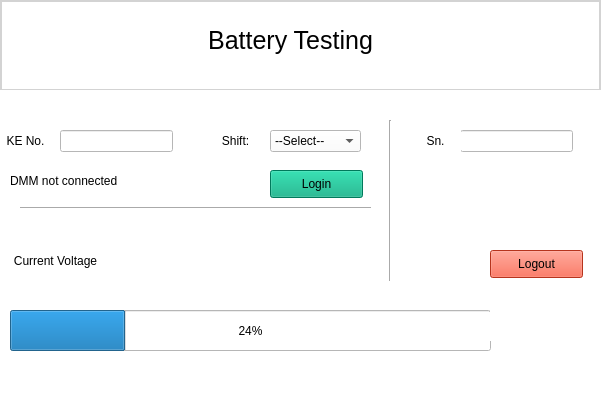
<?xml version="1.0" encoding="UTF-8"?>
<ui version="4.0">
 <class>MainWindow</class>
 <widget class="QMainWindow" name="MainWindow">
  <property name="geometry">
   <rect>
    <x>0</x>
    <y>0</y>
    <width>609</width>
    <height>399</height>
   </rect>
  </property>
  <property name="windowTitle">
   <string>MainWindow</string>
  </property>
  <property name="styleSheet">
   <string notr="true">background-color: white</string>
  </property>
  <widget class="QWidget" name="centralwidget">
   <widget class="QWidget" name="widget" native="true">
    <property name="geometry">
     <rect>
      <x>0</x>
      <y>0</y>
      <width>601</width>
      <height>91</height>
     </rect>
    </property>
    <property name="styleSheet">
     <string notr="true">border: 2px solid lightgrey</string>
    </property>
    <widget class="QLabel" name="label">
     <property name="geometry">
      <rect>
       <x>200</x>
       <y>20</y>
       <width>181</width>
       <height>41</height>
      </rect>
     </property>
     <property name="styleSheet">
      <string notr="true">color:black;
font: 25px;
border: none</string>
     </property>
     <property name="text">
      <string>Battery Testing</string>
     </property>
     <property name="alignment">
      <set>Qt::AlignCenter</set>
     </property>
    </widget>
    <widget class="QLabel" name="label_2">
     <property name="geometry">
      <rect>
       <x>10</x>
       <y>20</y>
       <width>51</width>
       <height>51</height>
      </rect>
     </property>
     <property name="styleSheet">
      <string notr="true">border: none;</string>
     </property>
     <property name="text">
      <string/>
     </property>
     <property name="textFormat">
      <enum>Qt::AutoText</enum>
     </property>
     <property name="pixmap">
      <pixmap>../activity_monitoring/static/kaertech_logo192.png</pixmap>
     </property>
     <property name="scaledContents">
      <bool>true</bool>
     </property>
    </widget>
   </widget>
   <widget class="QWidget" name="widget_2" native="true">
    <property name="geometry">
     <rect>
      <x>0</x>
      <y>90</y>
      <width>611</width>
      <height>271</height>
     </rect>
    </property>
    <widget class="QProgressBar" name="progressBar">
     <property name="geometry">
      <rect>
       <x>10</x>
       <y>220</y>
       <width>481</width>
       <height>41</height>
      </rect>
     </property>
     <property name="value">
      <number>24</number>
     </property>
    </widget>
    <widget class="QLabel" name="lightPassorFail">
     <property name="geometry">
      <rect>
       <x>490</x>
       <y>220</y>
       <width>91</width>
       <height>31</height>
      </rect>
     </property>
     <property name="text">
      <string/>
     </property>
     <property name="alignment">
      <set>Qt::AlignCenter</set>
     </property>
    </widget>
    <widget class="QLineEdit" name="serialnumber">
     <property name="geometry">
      <rect>
       <x>460</x>
       <y>40</y>
       <width>113</width>
       <height>22</height>
      </rect>
     </property>
    </widget>
    <widget class="QLabel" name="lightFail_2">
     <property name="geometry">
      <rect>
       <x>410</x>
       <y>40</y>
       <width>51</width>
       <height>21</height>
      </rect>
     </property>
     <property name="text">
      <string>Sn.</string>
     </property>
     <property name="alignment">
      <set>Qt::AlignCenter</set>
     </property>
    </widget>
    <widget class="QLabel" name="lightFail_3">
     <property name="geometry">
      <rect>
       <x>0</x>
       <y>40</y>
       <width>51</width>
       <height>21</height>
      </rect>
     </property>
     <property name="text">
      <string>KE No.</string>
     </property>
     <property name="alignment">
      <set>Qt::AlignCenter</set>
     </property>
    </widget>
    <widget class="QLineEdit" name="keno">
     <property name="geometry">
      <rect>
       <x>60</x>
       <y>40</y>
       <width>113</width>
       <height>22</height>
      </rect>
     </property>
    </widget>
    <widget class="QLabel" name="lightFail_4">
     <property name="geometry">
      <rect>
       <x>210</x>
       <y>40</y>
       <width>51</width>
       <height>21</height>
      </rect>
     </property>
     <property name="text">
      <string>Shift:</string>
     </property>
     <property name="alignment">
      <set>Qt::AlignCenter</set>
     </property>
    </widget>
    <widget class="QComboBox" name="shift">
     <property name="geometry">
      <rect>
       <x>270</x>
       <y>40</y>
       <width>91</width>
       <height>22</height>
      </rect>
     </property>
     <item>
      <property name="text">
       <string>--Select--</string>
      </property>
     </item>
     <item>
      <property name="text">
       <string>A</string>
      </property>
     </item>
     <item>
      <property name="text">
       <string>B</string>
      </property>
     </item>
    </widget>
    <widget class="QPushButton" name="loginbutton">
     <property name="geometry">
      <rect>
       <x>270</x>
       <y>80</y>
       <width>93</width>
       <height>28</height>
      </rect>
     </property>
     <property name="styleSheet">
      <string notr="true">background-color: rgb(0, 170, 127);</string>
     </property>
     <property name="text">
      <string>Login</string>
     </property>
    </widget>
    <widget class="Line" name="line">
     <property name="geometry">
      <rect>
       <x>380</x>
       <y>30</y>
       <width>20</width>
       <height>161</height>
      </rect>
     </property>
     <property name="orientation">
      <enum>Qt::Vertical</enum>
     </property>
    </widget>
    <widget class="Line" name="line_2">
     <property name="geometry">
      <rect>
       <x>20</x>
       <y>110</y>
       <width>351</width>
       <height>16</height>
      </rect>
     </property>
     <property name="orientation">
      <enum>Qt::Horizontal</enum>
     </property>
    </widget>
    <widget class="QLabel" name="voltagereader">
     <property name="geometry">
      <rect>
       <x>120</x>
       <y>150</y>
       <width>251</width>
       <height>41</height>
      </rect>
     </property>
     <property name="styleSheet">
      <string notr="true">font: 30px</string>
     </property>
     <property name="text">
      <string/>
     </property>
     <property name="alignment">
      <set>Qt::AlignCenter</set>
     </property>
    </widget>
    <widget class="QLabel" name="voltagereader_2">
     <property name="geometry">
      <rect>
       <x>0</x>
       <y>150</y>
       <width>111</width>
       <height>41</height>
      </rect>
     </property>
     <property name="text">
      <string>Current Voltage</string>
     </property>
     <property name="alignment">
      <set>Qt::AlignCenter</set>
     </property>
    </widget>
    <widget class="QPushButton" name="logoutbutton">
     <property name="geometry">
      <rect>
       <x>490</x>
       <y>160</y>
       <width>93</width>
       <height>28</height>
      </rect>
     </property>
     <property name="styleSheet">
      <string notr="true">background-color: rgb(255, 73, 41);</string>
     </property>
     <property name="text">
      <string>Logout</string>
     </property>
    </widget>
    <widget class="QLabel" name="portreflector">
     <property name="geometry">
      <rect>
       <x>10</x>
       <y>80</y>
       <width>141</width>
       <height>21</height>
      </rect>
     </property>
     <property name="text">
      <string>DMM not connected</string>
     </property>
     <property name="alignment">
      <set>Qt::AlignLeading|Qt::AlignLeft|Qt::AlignVCenter</set>
     </property>
    </widget>
   </widget>
  </widget>
  <widget class="QMenuBar" name="menubar">
   <property name="geometry">
    <rect>
     <x>0</x>
     <y>0</y>
     <width>609</width>
     <height>26</height>
    </rect>
   </property>
  </widget>
  <widget class="QStatusBar" name="statusbar"/>
 </widget>
 <resources/>
 <connections/>
</ui>
